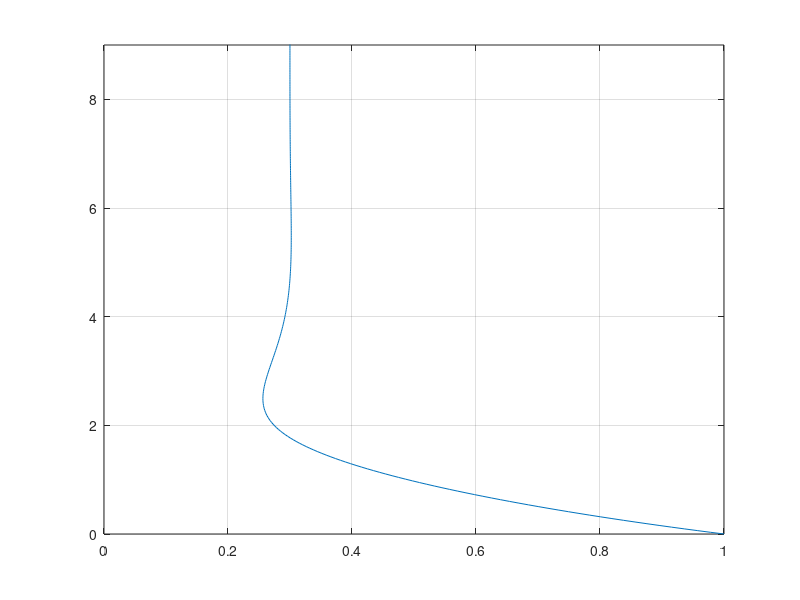

Here is the MATLAB script that generated this plot: (Note: this script raises an error after producing the figure.)
clear; close all; clc
P = 31536000;
c = 1;
amp = 5;
gamma = 0.3;
omega = (2*pi) / P;
arg = (2*c) / omega;
z = [0:100:50000]';
phasor = (gamma*amp) + ((1-gamma).* amp .* exp(-z .* sqrt(1/arg))) .* exp(-1j .* z .* sqrt(1/arg));

dim_dep = z .* sqrt(1/arg);

figure
clf
ax = gca;
plot(abs(phasor)./amp, dim_dep)
grid on
xlim([0 1])
ylim([0 9])
ax.YDir = 'reverse';

figure
clf 
ax = gca;
plot(angle(phasor), dim_dep)
grid on
xlim([-pi pi])
ax.YDir = 'reverse';
set(gcf, 'Position', [100 100 1000/2.5 1000])